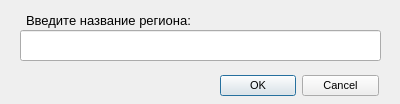
<?xml version="1.0" encoding="UTF-8"?>
<ui version="4.0">
 <class>add_region</class>
 <widget class="QWidget" name="add_region">
  <property name="geometry">
   <rect>
    <x>0</x>
    <y>0</y>
    <width>400</width>
    <height>104</height>
   </rect>
  </property>
  <property name="windowTitle">
   <string>Добавить регион</string>
  </property>
  <widget class="QLineEdit" name="lineEdit">
   <property name="geometry">
    <rect>
     <x>20</x>
     <y>30</y>
     <width>361</width>
     <height>31</height>
    </rect>
   </property>
   <property name="font">
    <font>
     <pointsize>10</pointsize>
    </font>
   </property>
  </widget>
  <widget class="QLabel" name="label">
   <property name="geometry">
    <rect>
     <x>26</x>
     <y>10</y>
     <width>351</width>
     <height>20</height>
    </rect>
   </property>
   <property name="font">
    <font>
     <pointsize>10</pointsize>
    </font>
   </property>
   <property name="text">
    <string>Введите название региона:</string>
   </property>
  </widget>
  <widget class="QDialogButtonBox" name="buttonBox">
   <property name="geometry">
    <rect>
     <x>220</x>
     <y>70</y>
     <width>159</width>
     <height>31</height>
    </rect>
   </property>
   <property name="font">
    <font>
     <pointsize>8</pointsize>
    </font>
   </property>
   <property name="standardButtons">
    <set>QDialogButtonBox::Cancel|QDialogButtonBox::Ok</set>
   </property>
  </widget>
 </widget>
 <resources/>
 <connections/>
</ui>
